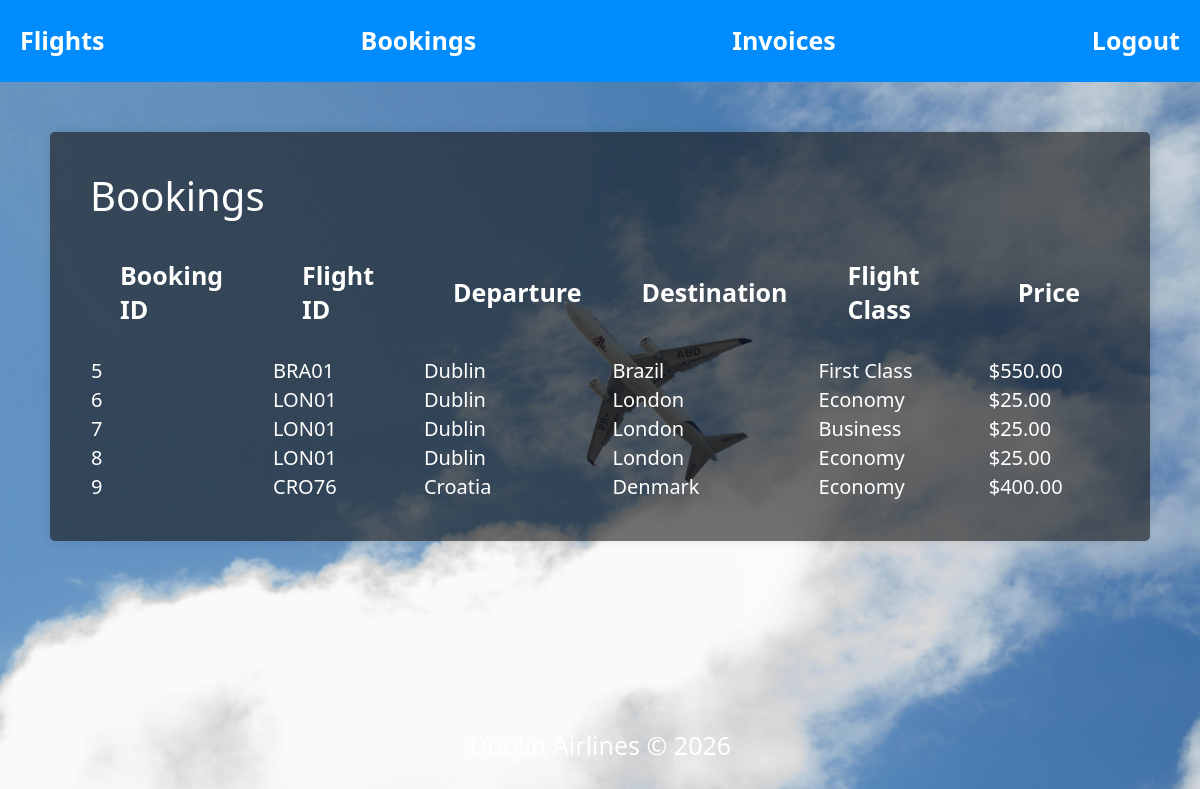
Before: /bookings/ (signed in) with the older database file.
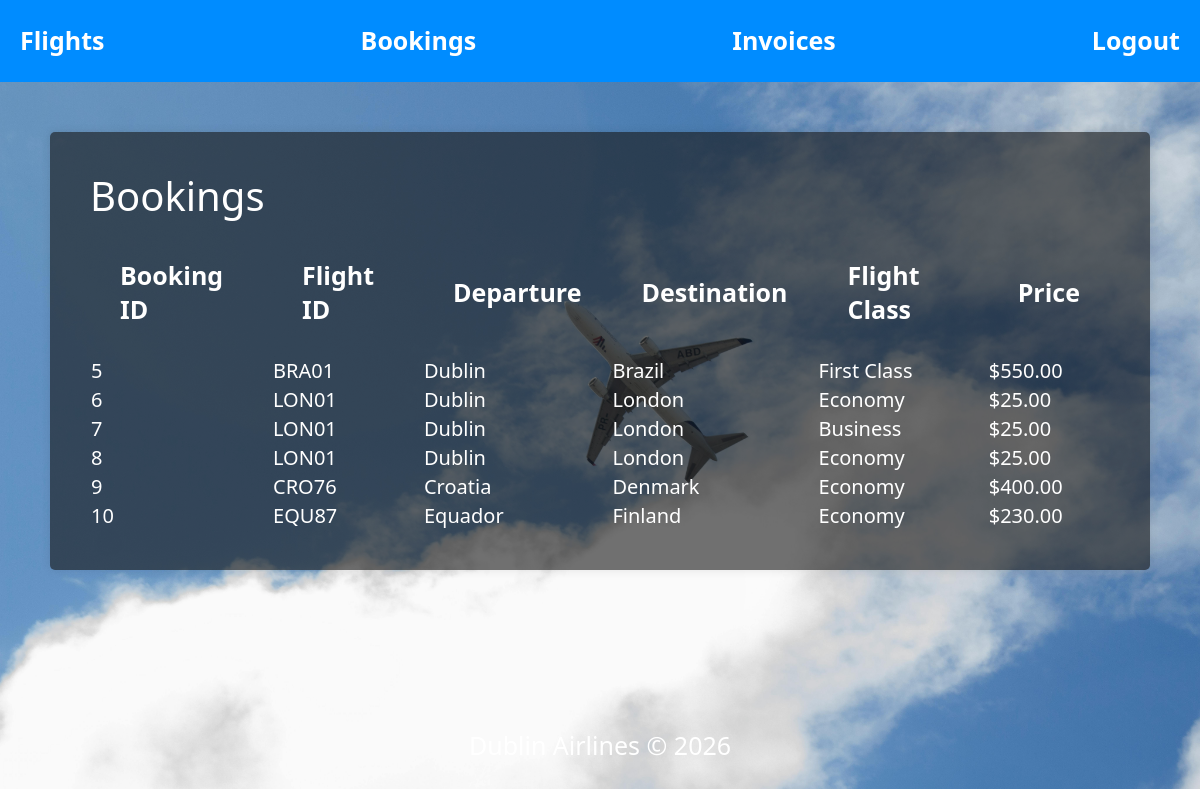
After: the same page with the newer database file.
### airline/models.py (models this page shows, shortened)
class Booking(models.Model):
    STATUS = [
        ('confirmed', 'Confirmed'),
        ('cancelled', 'Cancelled'),
    ]
    passenger = models.ForeignKey(Passenger, on_delete=models.CASCADE)
    flight = models.ForeignKey(Flight, on_delete=models.CASCADE)
    seat_class = models.CharField(max_length=20, default='economy')
    status = models.CharField(max_length=20, choices=STATUS, default='pending')
    created_at = models.DateTimeField(auto_now_add=True)

class Flight(models.Model):
    flight_number = models.CharField(max_length=5)
    departure = models.CharField(max_length=50)
    destination = models.CharField(max_length=50)
    departure_time = models.DateTimeField()
    arrival_time = models.DateTimeField()
    price = models.DecimalField(max_digits=10, decimal_places=2)

### airline/views.py (the view)
# urls.py: path('bookings/', views.bookings, name='bookings'),
@login_required
def bookings(request):
    if request.user.is_staff or request.user.groups.filter(name='Travel Agent').exists():
        bookings = Booking.objects.all()
    else:
        passenger = Passenger.objects.get(user=request.user)
        bookings = Booking.objects.filter(passenger=passenger)
    return render(request, 'airline/bookings.html', {'bookings': bookings})

### airline/templates/airline/bookings.html (shortened to what this page needs)
{% load static %}
<html>
<head>
    <link href="https://cdn.jsdelivr.net/npm/bootstrap@5.3.0/dist/css/bootstrap.min.css" rel="stylesheet" >
</head>
<body>
    <nav class ="navBar">
        <a href="/">Flights</a>
        <a href="/bookings/">Bookings</a>
        <a href="/invoices/">Invoices</a>
        <a href="/logout/">Logout</a>
    </nav>
    <div class ="flight-list">
        <h1> Bookings </h1>
        <table class="flight-info">
            <thead>
            <tr>
                <th> Booking ID </th>
                <th> Flight ID </th>
                <th> Departure </th>
                <th> Destination </th>
                <th> Flight Class </th>
                <th> Price </th>
            </tr>
            </thead>
            <tbody>
            {% for booking in bookings %}
            <tr>
                <td>{{booking.id}}</td>
                <td>{{ booking.flight.flight_number }}</td>
                <td>{{ booking.flight.departure }}</td>
                <td>{{ booking.flight.destination }}</td>
                <td>{{ booking.seat_class }}</td>
                <td>${{ booking.flight.price }}</td>
            </tr>
            {% endfor %}
            </tbody>
        </table>
    </div>
    <div class="footer">
        <p> Dublin Airlines © 2026 </p>
    </div>
</body>
</html>

Changed rows visible on the page:
added Booking: id "10", flight.flight_number "EQU87", flight.departure "Equador", flight.destination "Finland", seat_class "Economy", flight.price "230.00"
